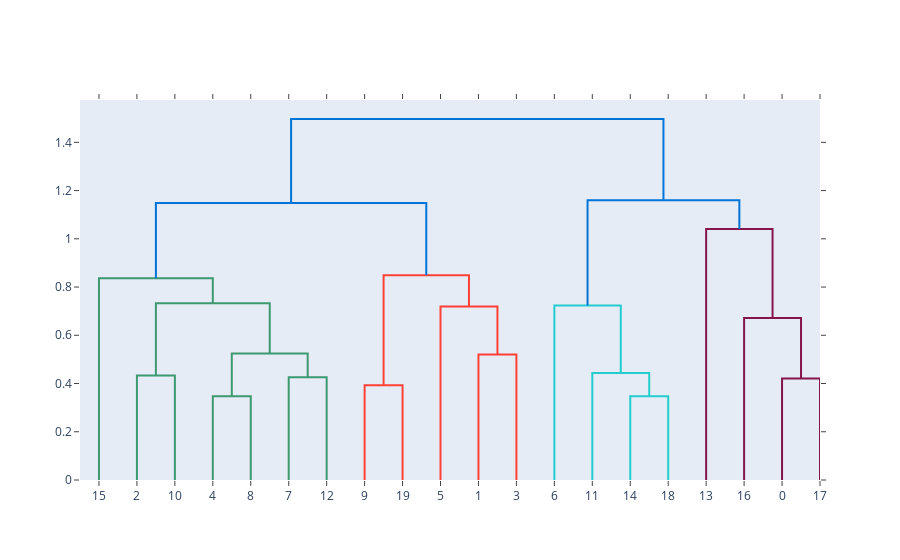

Notebook source saved alongside this figure:
### Code cell
import plotly.figure_factory as ff
import numpy as np
np.random.seed(3)

# 20 samples, with 5 dimensions each
X = np.random.rand(20, 5) 

fig = ff.create_dendrogram(X)
fig.update_layout(autosize = True)

fig.show()

### Figure 1 — Plotly figure (JSON) as saved in the notebook; plotly's stock layout.template omitted (floating-point values rounded to 4 significant figures)
{"data": [{"hoverinfo": "text", "marker": {"color": "rgb(61,153,112)"}, "mode": "lines", "type": "scatter", "x": [15, 15, 25, 25], "xaxis": "x", "y": [0, 0.4336, 0.4336, 0], "yaxis": "y"}, {"hoverinfo": "text", "marker": {"color": "rgb(61,153,112)"}, "mode": "lines", "type": "scatter", "x": [35, 35, 45, 45], "xaxis": "x", "y": [0, 0.3471, 0.3471, 0], "yaxis": "y"}, {"hoverinfo": "text", "marker": {"color": "rgb(61,153,112)"}, "mode": "lines", "type": "scatter", "x": [55, 55, 65, 65], "xaxis": "x", "y": [0, 0.4262, 0.4262, 0], "yaxis": "y"}, {"hoverinfo": "text", "marker": {"color": "rgb(61,153,112)"}, "mode": "lines", "type": "scatter", "x": [40, 40, 60, 60], "xaxis": "x", "y": [0.3471, 0.5245, 0.5245, 0.4262], "yaxis": "y"}, {"hoverinfo": "text", "marker": {"color": "rgb(61,153,112)"}, "mode": "lines", "type": "scatter", "x": [20, 20, 50, 50], "xaxis": "x", "y": [0.4336, 0.7329, 0.7329, 0.5245], "yaxis": "y"}, {"hoverinfo": "text", "marker": {"color": "rgb(61,153,112)"}, "mode": "lines", "type": "scatter", "x": [5, 5, 35, 35], "xaxis": "x", "y": [0, 0.8365, 0.8365, 0.7329], "yaxis": "y"}, {"hoverinfo": "text", "marker": {"color": "rgb(255,65,54)"}, "mode": "lines", "type": "scatter", "x": [75, 75, 85, 85], "xaxis": "x", "y": [0, 0.3926, 0.3926, 0], "yaxis": "y"}, {"hoverinfo": "text", "marker": {"color": "rgb(255,65,54)"}, "mode": "lines", "type": "scatter", "x": [105, 105, 115, 115], "xaxis": "x", "y": [0, 0.5207, 0.5207, 0], "yaxis": "y"}, {"hoverinfo": "text", "marker": {"color": "rgb(255,65,54)"}, "mode": "lines", "type": "scatter", "x": [95, 95, 110, 110], "xaxis": "x", "y": [0, 0.7193, 0.7193, 0.5207], "yaxis": "y"}, {"hoverinfo": "text", "marker": {"color": "rgb(255,65,54)"}, "mode": "lines", "type": "scatter", "x": [80, 80, 102.5, 102.5], "xaxis": "x", "y": [0.3926, 0.8488, 0.8488, 0.7193], "yaxis": "y"}, {"hoverinfo": "text", "marker": {"color": "rgb(0,116,217)"}, "mode": "lines", "type": "scatter", "x": [20, 20, 91.25, 91.25], "xaxis": "x", "y": [0.8365, 1.149, 1.149, 0.8488], "yaxis": "y"}, {"hoverinfo": "text", "marker": {"color": "rgb(35,205,205)"}, "mode": "lines", "type": "scatter", "x": [145, 145, 155, 155], "xaxis": "x", "y": [0, 0.3477, 0.3477, 0], "yaxis": "y"}, {"hoverinfo": "text", "marker": {"color": "rgb(35,205,205)"}, "mode": "lines", "type": "scatter", "x": [135, 135, 150, 150], "xaxis": "x", "y": [0, 0.444, 0.444, 0.3477], "yaxis": "y"}, {"hoverinfo": "text", "marker": {"color": "rgb(35,205,205)"}, "mode": "lines", "type": "scatter", "x": [125, 125, 142.5, 142.5], "xaxis": "x", "y": [0, 0.7233, 0.7233, 0.444], "yaxis": "y"}, {"hoverinfo": "text", "marker": {"color": "rgb(133,20,75)"}, "mode": "lines", "type": "scatter", "x": [185, 185, 195, 195], "xaxis": "x", "y": [0, 0.4203, 0.4203, 0], "yaxis": "y"}, {"hoverinfo": "text", "marker": {"color": "rgb(133,20,75)"}, "mode": "lines", "type": "scatter", "x": [175, 175, 190, 190], "xaxis": "x", "y": [0, 0.6721, 0.6721, 0.4203], "yaxis": "y"}, {"hoverinfo": "text", "marker": {"color": "rgb(133,20,75)"}, "mode": "lines", "type": "scatter", "x": [165, 165, 182.5, 182.5], "xaxis": "x", "y": [0, 1.041, 1.041, 0.6721], "yaxis": "y"}, {"hoverinfo": "text", "marker": {"color": "rgb(0,116,217)"}, "mode": "lines", "type": "scatter", "x": [133.8, 133.8, 173.8, 173.8], "xaxis": "x", "y": [0.7233, 1.16, 1.16, 1.041], "yaxis": "y"}, {"hoverinfo": "text", "marker": {"color": "rgb(0,116,217)"}, "mode": "lines", "type": "scatter", "x": [55.62, 55.62, 153.8, 153.8], "xaxis": "x", "y": [1.149, 1.497, 1.497, 1.16], "yaxis": "y"}], "layout": {"autosize": true, "height": null, "hovermode": "closest", "showlegend": false, "width": null, "xaxis": {"mirror": "allticks", "rangemode": "tozero", "showgrid": false, "showline": true, "showticklabels": true, "tickmode": "array", "ticks": "outside", "ticktext": ["15", "2", "10", "4", "8", "7", "12", "9", "19", "5", "1", "3", "6", "11", "14", "18", "13", "16", "0", "17"], "tickvals": [5, 15, 25, 35, 45, 55, 65, 75, 85, 95, 105, 115, 125, 135, 145, 155, 165, 175, 185, 195], "type": "linear", "zeroline": false}, "yaxis": {"mirror": "allticks", "rangemode": "tozero", "showgrid": false, "showline": true, "showticklabels": true, "ticks": "outside", "type": "linear", "zeroline": false}}}
